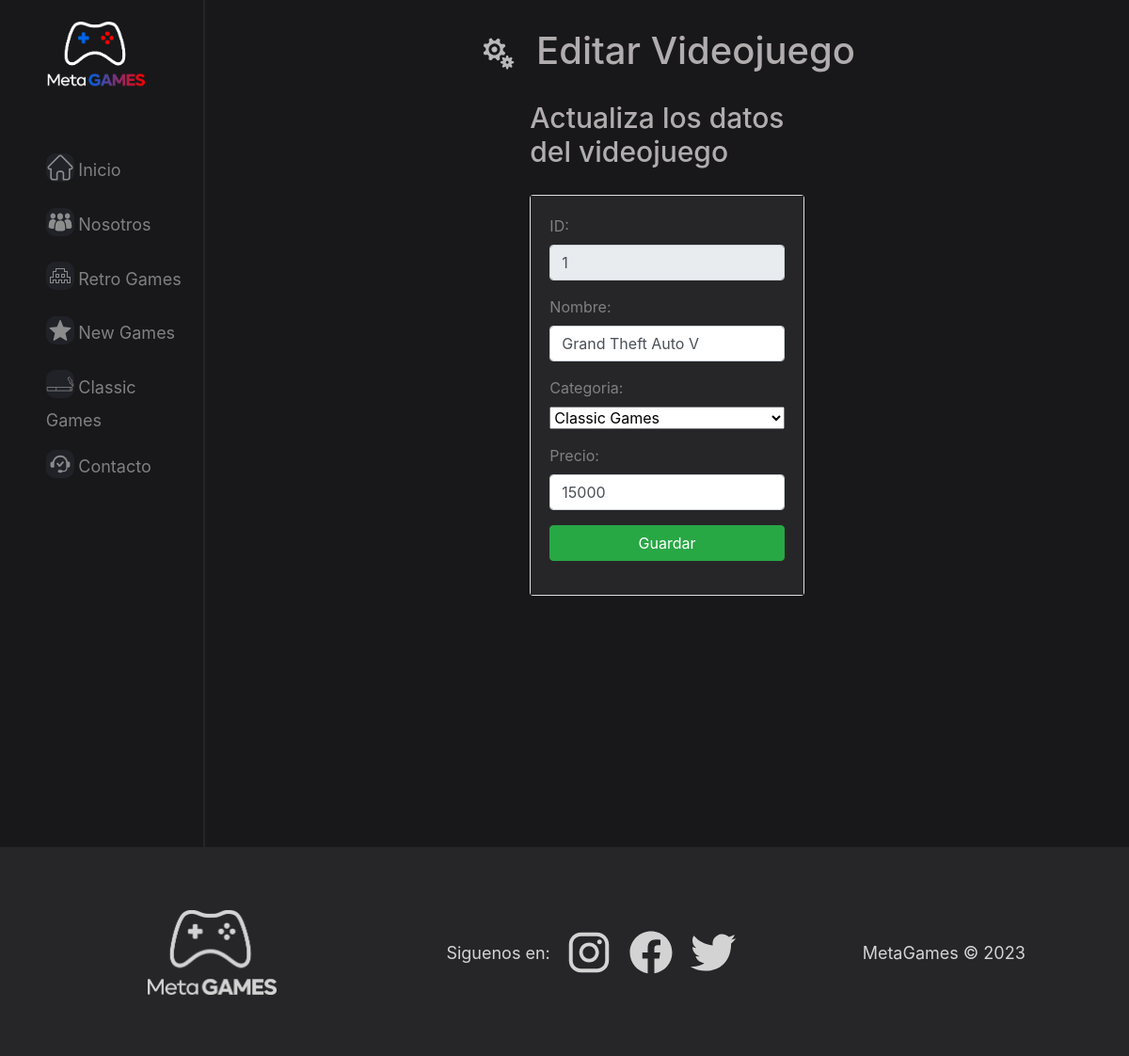
The app's page /editar/1, older data.
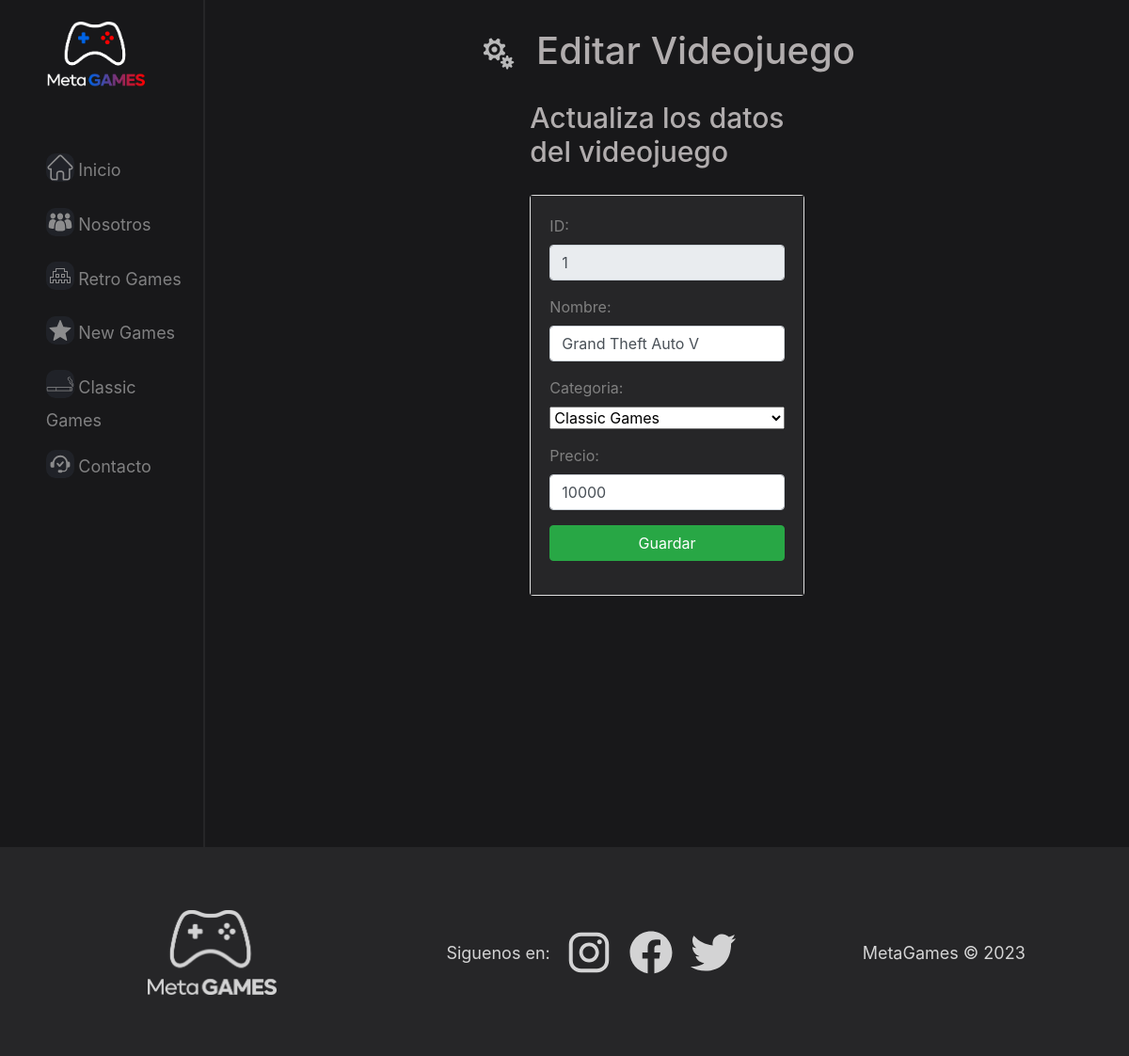
The same page, newer data.
### main/models.py (models this page shows, shortened)
class Juego(models.Model):
    id = models.AutoField(primary_key=True)
    nombre = models.CharField(max_length=50)
    categoria = models.ForeignKey('Categoria',on_delete=models.CASCADE, db_column='idCategoria')
    precio = models.IntegerField()

class Categoria(models.Model):
    id = models.AutoField(db_column='idCategoria', primary_key=True)
    nombre = models.CharField(max_length=50, blank=False, null=False)

### main/views.py (the view)
# urls.py: path('editar/<codigo>', views.editar, name='editar'),
def editar(request, codigo):
    juego = Juego.objects.get(id=codigo)
    categorias = Categoria.objects.all()
    context={"juego":juego,"categorias":categorias}
    return render(request, "main/editar.html", context)

### main/templates/main/editar.html (shortened to what the changed rows need)
{% load static %}
<!DOCTYPE html>
<html lang="en">
<head>
    <link rel="stylesheet" href="{% static 'main/css/styles.css' %}">
    <link rel="stylesheet" href="https://cdn.jsdelivr.net/npm/bootstrap@4.3.1/dist/css/bootstrap.min.css">
    <link rel="stylesheet" href="https://unicons.iconscout.com/release/v4.0.0/css/line.css"   />
</head>
<body class="cuerpo">
    <main class="contenido">
        <br>
        <div class="row">
            <div class="col-md-4 offset-md-4">
                <h2 class="subtitulo">Actualiza los datos del videojuego</h2>
                <div class="card">
                    <div class="card-body">
                        <form action="/editarJuego/" method="POST" style="color: grey; background-color: #262628;">
                            <div class="form-group">
                                <label for="id">ID: </label>
                                <input type="text" id="id" name="id" class="form-control" value="{{juego.id}}" readonly>
                            </div>
                            <div class="form-group">
                                <label for="nombre">Nombre: </label>
                                <input type="text" id="nombre" name="nombre" class="form-control" value="{{juego.nombre}}">
                            </div>
                            <div class="form-group">
                                <label for="categoria">Categoria: </label>
                                <select class="form-select" id="categoria" name="categoria" style="width: 100%;">
                                    <option value={{juego.categoria.id}} selected>{{juego.categoria.nombre}}</option>
                                </select>
                            </div>
                            <div class="form-group">
                                <label for="precio">Precio: </label>
                                <input type="number" id="precio" name="precio" class="form-control" value="{{juego.precio}}">
                            </div>
                        </form>
                    </div>
                </div>
            </div>
        </div>
    </main>
</body>
</html>

Row changes from the older to the newer data that the page shows:
changed Juego "Grand Theft Auto V": precio "15000" → "10000"
